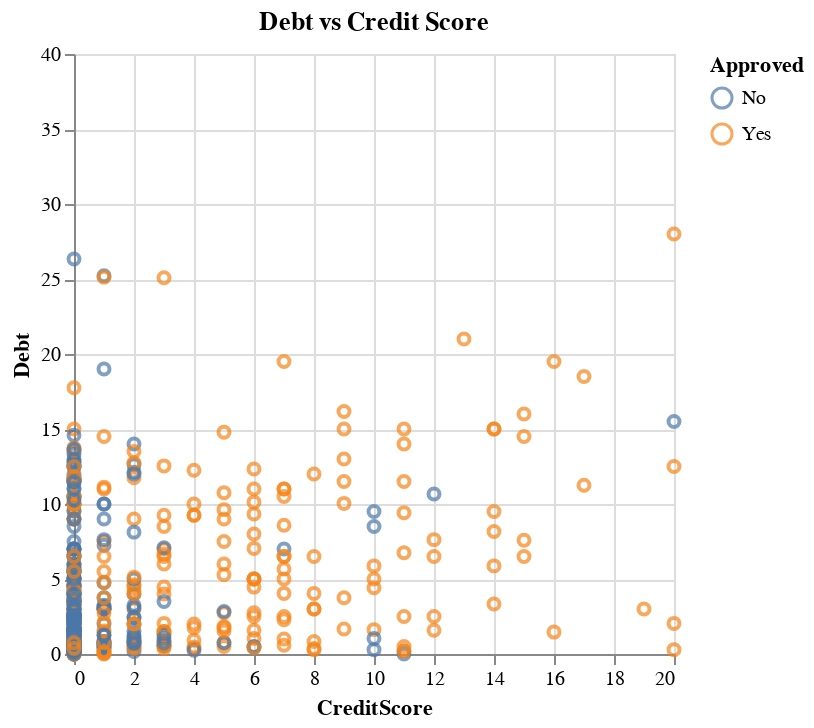

Notebook source saved alongside this figure:
### Code cell
#Debt vs Credit Score
scatterplot_debt_creditscore = alt.Chart(data_train, title = "Debt vs Credit Score").mark_point().encode(
    y=alt.Y("Debt").title("Debt").scale(domain=[0,40],clamp=True),
    x=alt.X("CreditScore").scale(domain=[0,20],clamp= True),
    color=alt.Color("Approved")
)
scatterplot_debt_creditscore

### Figure 1 — Vega-Lite specification as saved in the notebook (floating-point values rounded to 4 significant figures; data arrays with more than 128 entries replaced by an {"elided": "..."} marker saying what was removed)
{"config": {"view": {"continuousWidth": 300, "continuousHeight": 300}}, "data": {"name": "data-9b2ed57830432ad344c2b937c9697da2"}, "mark": {"type": "point"}, "encoding": {"color": {"field": "Approved", "type": "nominal"}, "x": {"field": "CreditScore", "scale": {"domain": [0, 20], "clamp": true}, "type": "quantitative"}, "y": {"field": "Debt", "scale": {"domain": [0, 40], "clamp": true}, "title": "Debt", "type": "quantitative"}}, "title": "Debt vs Credit Score", "$schema": "https://vega.github.io/schema/vega-lite/v5.16.3.json", "datasets": {"data-9b2ed57830432ad344c2b937c9697da2": {"elided": "517 records"}}}
